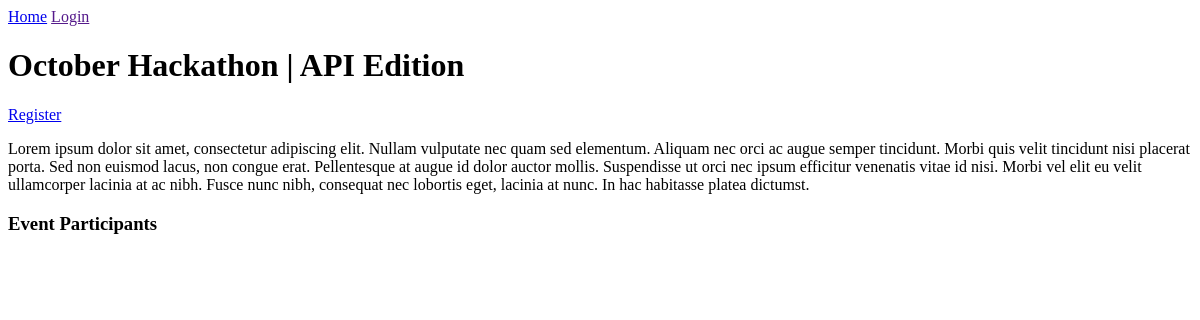
Page /event/1/ on the earlier database version.
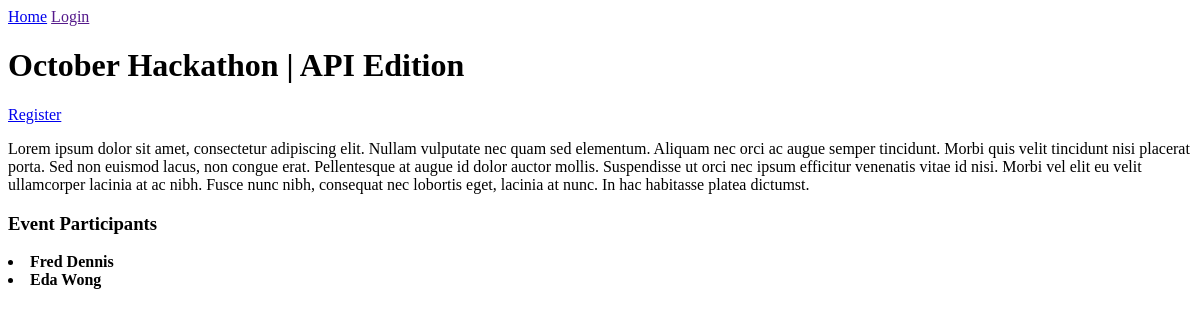
Same page on the later database version.
### base/models.py (models this page shows)
class User(AbstractUser):
    name = models.CharField(max_length=255, null=True)
    email = models.EmailField(unique=True, null=True)
    bio = models.TextField(null=True, blank=True)
    hackathon_participant = models.BooleanField(null=True,
                                                default=True)
    USERNAME_FIELD = 'email'
    REQUIRED_FIELDS = ['username']

### base/views.py (the view)
# urls.py: path('event/<str:pk>/', views.event_page,
def event_page(request, pk):
    event = Event.objects.get(id=pk)
    context = {'event': event}
    return render(request, 'event.html', context)

### templates/event.html
{% extends 'main.html' %}
{% block content %}
    <h1>{{ event.name }}</h1>
    <a href="{% url 'registration_confirmation' event.id %}">Register</a>
    <p>{{ event.description }}</p>
    <div>
        <h3>Event Participants</h3>
        {% for user in event.participants.all %}
            <li>
                <strong>{{ user.name }}</strong>
            </li>
        {% endfor %}
    </div>
{% endblock content %}

Differences in the rows shown:
now on this page (row edited): User: name "Fred Dennis"
added User: name "Eda Wong"
